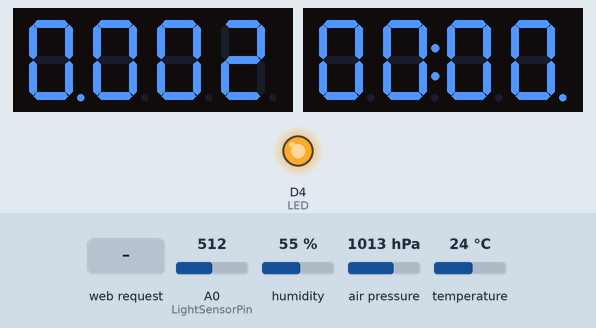
Simulated run of this sketch. Board: ESP8266 (Wemos D1 mini). Shown: 2 × 4-digit seven-segment display, output pins drawn as LEDs (lit = HIGH). The test bench sets the inputs (shaded band); at power-on: humidity 55 %, A0 (LightSensorPin) = 512, temperature 24 °C, air pressure 1013 hPa. WiFi joins after 1.5 s; servers stay silent unless stated; the local clock reads 2024-03-15 10:24:30 at power-on unless the sketch sets it; storage starts empty; EEPROM starts erased; what the sketch prints to the serial monitor is not drawn.

Above: at 3.7 s.
3.8 s: HTTP request GET /ledon received
At 4.6 s:
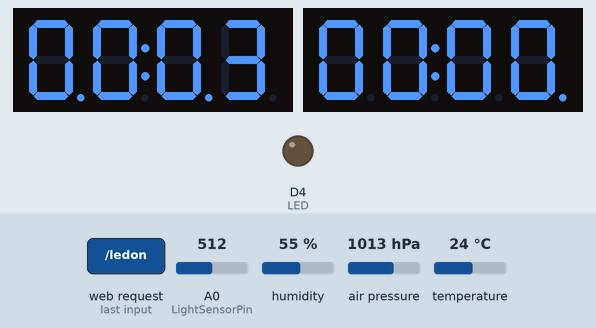
7.5 s: humidity set to 22 %
At 12.8 s:
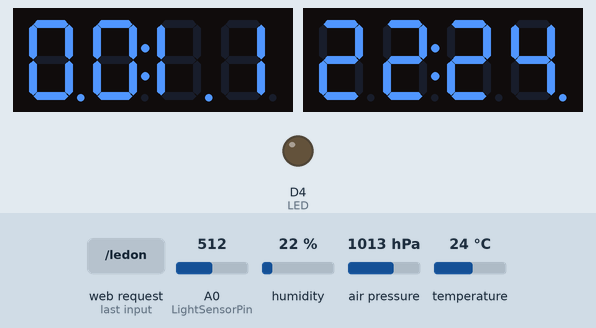
13.5 s: A0 (LightSensorPin) set to 716
At 15.4 s:
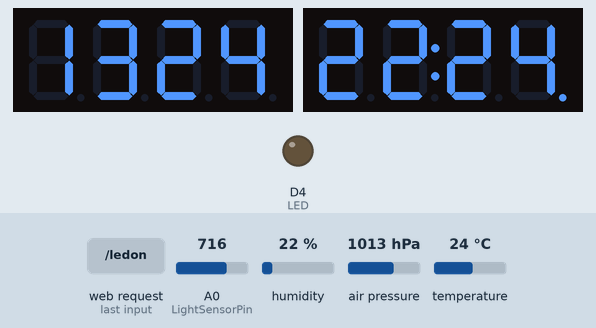
16.5 s: temperature set to 12 °C
At 29.4 s:
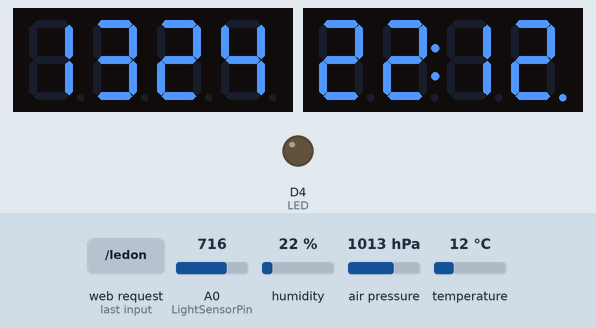
29.5 s: HTTP request GET /?Name=1&TZ=1&TempCorr=1 received
At 31.8 s:
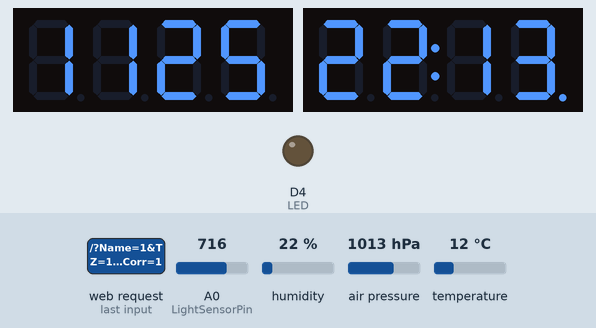
Timing chart, 0 to 33.3 s (numbered marks = the images above; inputs shaded):
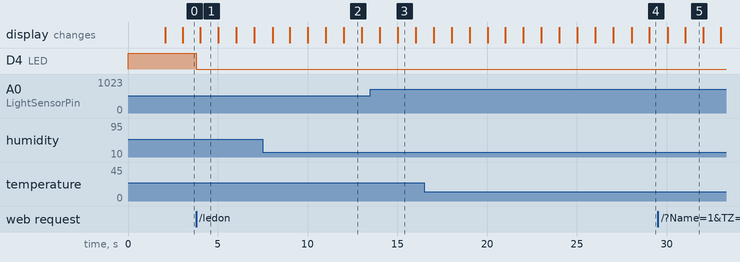

The sketch:

led-clock-ntp-bme-esp-simple.ino
```cpp
#include <TM1637Display.h>
#include <Ticker.h>
#include <FS.h>

#include <ESP8266WiFi.h>          //ESP8266 Core WiFi Library (you most likely already have this in your sketch)
#include <ESP8266WebServer.h>     //Local WebServer used to serve the configuration portal
#include <ESP8266mDNS.h>

#include <EEPROM.h>
//#include <WiFiUdp.h>

#include <Adafruit_Sensor.h>
#include <Adafruit_BME280.h>


#define SEALEVELPRESSURE_HPA (1013.25)

Adafruit_BME280 bme; // I2C


float Humidity = 0;
float Temperature = 0;
float Pressure = 0;

int TempCorr = 0;
//uint8_t TCOK = 0;


unsigned long dhtDisplay = 0;
bool readDHT = false;

const char* host = "esp8266";
const char* ssid = "asushotyn";
const char* password = "hotyn777";

#define LED   D4 //свінтусдіод на Wemos

int LightSensorPin = A0;    // select the input pin for the potentiometer
int LightSensorValue = 0;  // variable to store the value coming from the sensor
int Brightness = 0;
//~10 kOhm resistors!!!

WiFiUDP ntpUDP;

#include <ezTime.h>

int8_t TZ = 3;
//uint8_t TZOK = 0;
int TZaddressEEOK = 0; // check if this == 88
int TZaddressEE = 1;

int TCaddressEEOK = 2; // check if this == 88
int TCaddressEE   = 3;

String Name = "";
int NameAddressEE = 4;


ESP8266WebServer server(80);

void returnOK(String msg="OK\r\n" );

// GPIO#0 is for Adafruit ESP8266 HUZZAH board. Your board LED might be on 13.
const int LEDPIN = LED;


// Module connection pins (Digital Pins)
#define CLK1 D6
#define DIO1 D5

// Module connection pins (Digital Pins)
#define CLK2 D0
#define DIO2 D7


// The amount of time (in milliseconds) between tests
#define TEST_DELAY   500
#define DOTS_DELAY   500
#define SEC_DELAY   1000

const uint8_t SEG_DONE[] = {
  SEG_B | SEG_C | SEG_D | SEG_E | SEG_G,           // d
  SEG_A | SEG_B | SEG_C | SEG_D | SEG_E | SEG_F,   // O
  SEG_C | SEG_E | SEG_G,                           // n
  SEG_A | SEG_D | SEG_E | SEG_F | SEG_G            // E
  };

TM1637Display display(CLK1, DIO1);
TM1637Display display2(CLK2, DIO2);


Ticker flipper;
Ticker pollinput;
Ticker NTPUpdater;
Ticker DHTUpdater;
Ticker DisplayOrderer;

bool ntpGood = false;
int updateFails = 0;
int updPeriod = 10;

unsigned long hours = 0;
unsigned long minutes = 0;
unsigned long seconds = 0;

const char O_RTC = 0;
const char O_DHT = 1;
const char O_PRESS = 2;

enum Order_t {o_rtc,o_dhc} ;
uint8_t printOrder = O_DHT;
uint8_t displayOrder = O_DHT;

//char timeColor[7] = "00FF00";

enum xColors {
   red,
   green,
   yellow
  } timeColor;


bool dots = false;

String inputString = "";         // a String to hold incoming data
bool stringComplete = false;  // whether the string is complete


void _streamFile(char* fn, char* content_type = "text/html") {
  File file = SPIFFS.open(fn, "r");
  if (!file) {
      Serial.println("file open failed");
  }

  server.streamFile(file, content_type);

  file.close();

}


void handleAuth(){

  return; //disable Auth

}

void handleRoot()
{
  handleAuth();

  if (server.hasArg("Name") || server.hasArg("TZ") || server.hasArg("TempCorr") || server.hasArg("TimeH") || server.hasArg("TimeM")) {
    handleSubmit();
  }
  else {
    _streamFile("/index.html");
    //server.send(200, "text/plain", "hello from esp8266!");
  }
}

void returnFail(String msg)
{
  server.sendHeader("Connection", "close");
  server.sendHeader("Access-Control-Allow-Origin", "*");
  server.send(500, "text/plain", msg + "\r\n");
}

void handleSubmit()
{
  if (server.arg("Name")!="" ) {
    String NameStr = server.arg("Name");

     setName(NameStr);
     returnOK();

  }

  int tz = 0 ;
  if (server.arg("TZ")!="" ) {
    String tzstr = server.arg("TZ");
    tz = tzstr.toInt();
    if ((tz>=-12) && (tz<=12)) {
     setTZ(tz);
      returnOK();
    }else {
      returnOK("TZ out of range!\r\n");
      }

  }

  int tc = 0;
  if (server.arg("TempCorr")!="" ) {
    String tcstr = server.arg("TempCorr");
    Serial.println("tcstr = " + tcstr );
    tc = tcstr.toInt();
    if ((tc>=-12) && (tc<=12)) {
     setTempCorr(tc);
      returnOK();
    }else {
      returnOK("Temp Corr out of range!\r\n");
      }
  }

  int th = 0;
  int tm = 0;
   if ( (server.arg("TimeH")!="") && (server.arg("TimeM")!="")) {
    String thstr = server.arg("TimeH");
    th = thstr.toInt();
    String tmstr = server.arg("TimeM");
    tm = tmstr.toInt();
    if ((th>=0) && (th<=23) && (tm>=0) && (tm<=59) ) {
     hours = th;
     minutes = tm;
      returnOK();
    }else {
      returnOK("Temp Corr out of range!\r\n");
      }
  }

}

void handleFavicon () {
  _streamFile("/favicon.ico", "image/ico");
}

void handleJquery () {
  _streamFile("/jquery-3.4.1.min.js", "application/javascript");
}


void returnOK(String msg)
{
  server.sendHeader("Connection", "close");
  server.sendHeader("Access-Control-Allow-Origin", "*");
  server.send(200, "text/plain", msg);
}

/*
 * Imperative to turn the LED on using a non-browser http client.
 * For example, using wget.
 * $ wget http://esp8266webform/ledon
 */
void handleLEDon()
{
  handleAuth();
  writeLED(true);
  server.send(200, "text/plain", "on");
 }

/*
 * Imperative to turn the LED off using a non-browser http client.
 * For example, using wget.
 * $ wget http://esp8266webform/ledoff
 */
void handleLEDoff()
{
  handleAuth();
  writeLED(false);
  server.send(200, "text/plain", "off");
}

void handleNotFound()
{
  String message = "File Not Found\n\n";
  message += "URI: ";
  message += server.uri();
  message += "\nMethod: ";
  message += (server.method() == HTTP_GET)?"GET":"POST";
  message += "\nArguments: ";
  message += server.args();
  message += "\n";
  for (uint8_t i=0; i<server.args(); i++){
    message += " " + server.argName(i) + ": " + server.arg(i) + "\n";
  }
  server.send(404, "text/plain", message);
}

void writeLED(bool LEDon)
{
  // Note inverted logic for Adafruit HUZZAH board
  if (LEDon)
  {
    digitalWrite(LEDPIN, 0);
  } else {
    digitalWrite(LEDPIN, 1);
  }
}

void notFound() {
    server.send(404, "text/plain", "Not found");
}

void changeDisplayToDHT(){
    displayOrder = O_DHT;
    DisplayOrderer.detach();
    DisplayOrderer.attach(20,changeDisplayToPRESS);
    Serial.println("displayOrder = O_DHT");
  }

void changeDisplayToPRESS(){
    displayOrder = O_PRESS;
    DisplayOrderer.detach();
    DisplayOrderer.attach(20,changeDisplayToDHT);
    Serial.println("displayOrder = O_PRESS");
  }


void countTime(){
	 seconds++;
    if (seconds>59) {
        seconds = 0; minutes++;
          if (minutes>59) {
            minutes=0; hours++;
            if (hours>23) hours = 0;
        }
      }
      //Serial.printf("timeDisplay %d", timeDisplay);
}

void displayOut(){
	//
	//      A
	//     ---
	//  F |   | B
	//     -G-
	//  E |   | C
	//     ---
	//      D

	const uint8_t digitToSegment[] = {
	 // XGFEDCBA
	  0b00111111,    // 0
	  0b00000110,    // 1x
	  0b01011011,    // 2
	  0b01001111,    // 3x
	  0b01100110,    // 4x
	  0b01101101,    // 5
	  0b01111101,    // 6x
	  0b00000111,    // 7x
	  0b01111111,    // 8
	  0b01101111,    // 9x
	  0b01110111,    // A
	  0b01111100,    // b
	  0b00111001,    // C
	  0b01011110,    // d
	  0b01111001,    // E
	  0b01110001     // F
	  };


	const uint8_t digitToSegmentUW[] = {
	 // XGFEDCBA
	  0b00111111,    // 0
	  0b00110000,    // 1x
	  0b01011011,    // 2
	  0b01111001,    // 3x
	  0b01110100,    // 4x 0b01100110
	  0b01101101,    // 5
	  0b01101111,    // 6x
	 // XGFEDCBA
	  0b00111000,    // 7x
	  0b01111111,    // 8
	  0b01111101,    // 9x

	  0b01110111,    // A
	  0b01111100,    // b
	  0b00111001,    // C
	  0b01011110,    // d
	  0b01111001,    // E
	  0b01110001     // F
	  };


	unsigned long timeDisplay = hours * 100 + minutes;
	uint8_t dotPos = 0b00000000;
	if  (dots) {
		dotPos = 0b01100000;
		}
	if (!ntpGood) {
		dotPos += 0b10000000;
		}

   // display.showNumberDecEx(timeDisplay, dotPos, true);
    // Вивести перевернуту цифру в позиції ..:х.
	if (hours>0){
		const uint8_t segments[4] = {
			digitToSegment[hours/10] + (ntpGood?0b00000000:0b10000000),
			digitToSegment[hours - (hours/10)*10] + (dots?0b10000000:0b00000000),
			digitToSegmentUW[minutes/10] + (dots?0b10000000:0b00000000),
			digitToSegment[minutes - (minutes/10)*10]
		};
		display.setSegments(segments, 4, 0);

	} else {
		const uint8_t segments[4] = {
			digitToSegment[minutes/10] + (ntpGood?0b00000000:0b10000000),
			digitToSegment[minutes - (minutes/10)*10] + (dots?0b10000000:0b00000000),
			digitToSegmentUW[seconds/10] + (dots?0b10000000:0b00000000),
			digitToSegment[seconds - (seconds/10)*10],
		};
		display.setSegments(segments, 4, 0);
	}


}

void display2Out(){
	if (displayOrder == O_DHT) {
		dhtDisplay = int(Humidity) * 100 + int(round(Temperature));
 		display2.showNumberDecEx(dhtDisplay, (0b01010000), true);
     return;
    }

    String PressStr;

  int PressInt;
  int8_t dotP = 0b00000000;
  if (Pressure < 1000) {
      PressInt = int(Pressure*10);
      String PressStr = String(int(Pressure*10)) ;
      dotP = 0b00100000;
    }else {
      PressInt = int(Pressure);
      String PressStr = String(int(Pressure));
      dotP = 0b00000000;
    }

  //Serial.printf("P= %.1f", Pressure);
  display2.showNumberDecEx(PressInt, dotP, true);
}

void setBrightness(){

	LightSensorValue = analogRead(LightSensorPin);
	float k = float(LightSensorValue)/1024 * 7;

	Brightness = 7 - k;

	//Serial.printf("Light Val = %d, k = %0.2f, Brigh = %d", LightSensorValue,k, Brightness);
	//Serial.println();

	display.setBrightness(Brightness);
    display2.setBrightness(Brightness/2);

}

void flip() {
	countTime();
	dots = !dots;
	displayOut();
	display2Out();
	setBrightness();
}


void handleStatus(){

  char jsonResponce[200] = "";
  char timestr[9] = "" ;
//  char colorstr[7]  = "";
  char ledstr[4] = "";
  char NameBuf[10] = "";

  for(int i=0;i<10;i++)
  {
    NameBuf[i] = Name[i];
  }
  Serial.println("NameBuf: " + String(NameBuf));

  if (ntpGood) {
    sprintf(timestr, "%02d:%02d:%02d", hours, minutes, seconds);
  } else {
    String err = errorString();
    char strbuf[20]="";
    int char_index = 0;
    for (int i = 0; i < err.length(); ++i) {
      strbuf[char_index++] = err[i];
    }
    sprintf(timestr, "NTP:%s %02d", strbuf, seconds);
  }
  sprintf(jsonResponce, "{\"time\":\"%s\",\"led\":%d, \"timezone\":%d, \"humid\":%.1f, \"temper\":%.1f, \"press\":%.1f, \"TempCorr\":%d, \"Name\":\"%s\" }",  timestr, digitalRead(LED) * 50,TZ, Humidity, Temperature,Pressure,TempCorr, NameBuf);

  server.send(200, "text/plain", jsonResponce);

}


void getInput(){
}

void handleWifiReset(){
  ESP.restart();
}


// =====================================================================================
void updateTIME();

void setup()
{

   SPIFFS.begin();


   pinMode(LED, OUTPUT);

   writeLED(false);

   Serial.begin(57600);
   delay(1000);
   Serial.println("");
   //Serial1.begin(57600);
   EEPROM.begin(512);


  for(int i=0;i<10;i++)
  {
    Name = Name + char(EEPROM.read(NameAddressEE+i)); //Read one by one with starting address of 0x0F
  }
    Serial.println("EEPROM Name=" + Name );

  if ( EEPROM.read(TZaddressEEOK)==88 ) {
    TZ = EEPROM.read(TZaddressEE);
    Serial.println("EEPROM TZ=" + String(TZ) );
  }

  if ( EEPROM.read(TCaddressEEOK)==88 ) {
    TempCorr = EEPROM.read(TCaddressEE);
    if (TempCorr>12) {
		TempCorr = TempCorr - 256;
	}
	Serial.println("EEPROM TempCorr=" + String(TempCorr) );
  }

    // BME280
    unsigned status;

    // default settings
    // (you can also pass in a Wire library object like &Wire2)
    status = bme.begin();
    if (!status) {
        Serial.println("Could not find a valid BME280 sensor, check wiring, address, sensor ID!");
        Serial.print("SensorID was: 0x"); Serial.println(bme.sensorID(),16);
        Serial.print("        ID of 0xFF probably means a bad address, a BMP 180 or BMP 085\n");
        Serial.print("   ID of 0x56-0x58 represents a BMP 280,\n");
        Serial.print("        ID of 0x60 represents a BME 280.\n");
        Serial.print("        ID of 0x61 represents a BME 680.\n");

    }
   // reserve 200 bytes for the inputString:
  inputString.reserve(200);

   display.setBrightness(0x00);
   display2.setBrightness(0x00);

   flipper.attach(1, flip);
//   pollinput.attach(0.1, getInput);

   setInterval(10);
   setDebug(ERROR,Serial);


   //waitForSync();


  WiFi.begin(ssid, password);
  Serial.println("");

  // ждем соединения:
  while (WiFi.status() != WL_CONNECTED) {
    delay(500);
    Serial.print(".");
  }

  Serial.println("");
  Serial.print("Connected to ");  //  "Подключились к "
  Serial.println(ssid);
  Serial.print("IP address: ");  //  "IP-адрес: "
  Serial.println(WiFi.localIP());


  if (!MDNS.begin("esp8266"))   {  Serial.println("Error setting up MDNS responder!");  }
      else   {  Serial.println("mDNS responder started");  }


  server.on("/", handleRoot);
  server.on("/ledon", handleLEDon);
  server.on("/ledoff", handleLEDoff);
  server.on("/getstatus", handleStatus);
  //server.on("/setTimeZone", [](){handleAuth(); setTZ(server.arg()); server.send(200, "text/plain", "setTimeHM OK"); });

  server.on("/wifireset", handleWifiReset);
  server.onNotFound(handleNotFound);

  server.on("/favicon.ico", handleFavicon);
  server.on("/jquery-3.4.1.min.js", handleJquery);
  server.begin();


  NTPUpdater.attach(updPeriod, updateTIME);
  DHTUpdater.attach(5,updateDHT);
  DisplayOrderer.attach(20,changeDisplayToDHT);


}

void loop()
{
  events();
  server.handleClient();

  MDNS.update();

  if (readDHT) {
    readDHT = false;
    updateDHT();
    }
  // print the string when a newline arrives:
  if (stringComplete) {
    Serial.println(inputString);
    if (inputString=="wifireset\n") {
        Serial.println("Triggered wifireset");
        handleWifiReset();
    }
    // clear the string:
    inputString = "";
    stringComplete = false;
  }

  while (Serial.available()) {
    // get the new byte:
    char inChar = (char)Serial.read();
    // add it to the inputString:
    inputString += inChar;
    // if the incoming character is a newline, set a flag so the main loop can
    // do something about it:
    if (inChar == '\n') {
      stringComplete = true;
    }
  }


}

void setName(String Name) {

  //Write string to eeprom

  for(int i=0;i<10;i++)
  {
    EEPROM.write(NameAddressEE+i, Name[i]); //Write one by one with starting address of 0x0F
  }
  EEPROM.commit();    //Store data to EEPROM

  Serial.println("New Name = " + Name);

}

void setTZ(int8_t tz) {
  TZ = tz;

  EEPROM.write(TZaddressEE, TZ);
  EEPROM.write(TZaddressEEOK, 88);
  EEPROM.commit();
  Serial.println("New TZ = " + String(TZ));
  updateTIME();

}


void setTempCorr(int8_t tc) {
  TempCorr = tc;

  EEPROM.write(TCaddressEE, TempCorr);
  EEPROM.write(TCaddressEEOK, 88);
  EEPROM.commit();
  Serial.println("New TempCorr = " + String(TempCorr));
  updateDHT();

}


void updateDHT(){
  DHTUpdater.detach();
  DHTUpdater.attach(20,updateDHT);
  float h = 0;
  float t = 0;
  float p = 0;

  t = bme.readTemperature();
  p = bme.readPressure() / 100.0F;
  h = bme.readHumidity();

  //int err = SimpleDHTErrSuccess;
//    if ((err = dht22.read2(&t, &h, NULL)) != SimpleDHTErrSuccess) {
//      Serial.print("Read DHT22 failed, err="); Serial.println(err);
//      return;
//    }
    Humidity = h;
    Temperature = t + TempCorr;
    Pressure = p;


}

void updateTIME() { //restart after NTP fails for a long time (need fixes)

  if (timeStatus()==timeNotSet) {
    ntpGood = 0;
    updateFails++;

    if ( (updPeriod < 300) && (updateFails>10)) {
	   updateFails = 0;
	   updPeriod = updPeriod * 2;
	   NTPUpdater.detach();
       NTPUpdater.attach(updPeriod, updateTIME);
	}

    if ( (updPeriod >= 300) && (updateFails>10) ) {
	   ESP.restart();
	}
	Serial.println(errorString());
	} else {
	  ntpGood = 1;
    }


   Serial.println(UTC.dateTime());

  if (!ntpGood) {
    ntpGood = 0;
    return ;
  }

  hours = (UTC.hour() + TZ) > 23 ? UTC.hour() + TZ - 24 : UTC.hour() + TZ;
  hours = hours < 0 ? hours + 24: hours;
  minutes = UTC.minute();
  seconds = UTC.second();

  //ntpGood = timeClient.update();
}
```

Measured:
- after the input at 3.8 s, D4 (LED): HIGH → LOW at once
- after the input at 16.5 s, the display: first differs from a run without the input after 11.6 s (image 4 shows a later state)
- what the display in image 1 shows lasts 1.0 s, from 4.0 s to 5.0 s
